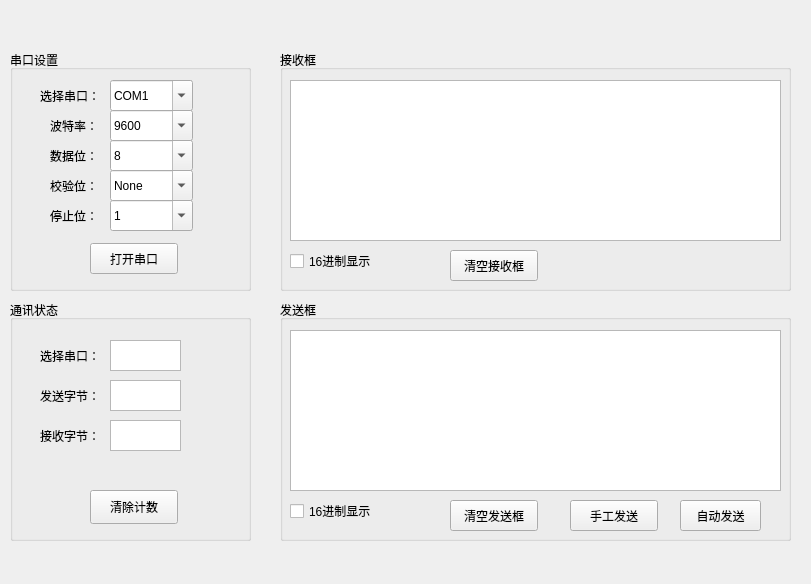
<?xml version="1.0" encoding="UTF-8"?>
<ui version="4.0">
 <class>MainWindow</class>
 <widget class="QMainWindow" name="MainWindow">
  <property name="enabled">
   <bool>true</bool>
  </property>
  <property name="geometry">
   <rect>
    <x>0</x>
    <y>0</y>
    <width>811</width>
    <height>584</height>
   </rect>
  </property>
  <property name="windowTitle">
   <string>Serial</string>
  </property>
  <property name="windowIcon">
   <iconset>
    <normaloff>../../../../run/media/guwenjun/F2C0D433C0D3FFB1/Users/Jack/Desktop/Blog/source/images/linux/linux1.jpg</normaloff>../../../../run/media/guwenjun/F2C0D433C0D3FFB1/Users/Jack/Desktop/Blog/source/images/linux/linux1.jpg</iconset>
  </property>
  <property name="layoutDirection">
   <enum>Qt::LeftToRight</enum>
  </property>
  <property name="autoFillBackground">
   <bool>false</bool>
  </property>
  <property name="unifiedTitleAndToolBarOnMac">
   <bool>false</bool>
  </property>
  <widget class="QWidget" name="centralwidget">
   <widget class="QGroupBox" name="sendbox">
    <property name="geometry">
     <rect>
      <x>280</x>
      <y>300</y>
      <width>511</width>
      <height>241</height>
     </rect>
    </property>
    <property name="toolTip">
     <string>&lt;html&gt;&lt;head/&gt;&lt;body&gt;&lt;p&gt;接收&lt;/p&gt;&lt;/body&gt;&lt;/html&gt;</string>
    </property>
    <property name="title">
     <string>发送框</string>
    </property>
    <widget class="QCheckBox" name="checkBox">
     <property name="geometry">
      <rect>
       <x>10</x>
       <y>200</y>
       <width>101</width>
       <height>22</height>
      </rect>
     </property>
     <property name="text">
      <string>16进制显示</string>
     </property>
    </widget>
    <widget class="QPushButton" name="clear_send_button">
     <property name="geometry">
      <rect>
       <x>170</x>
       <y>200</y>
       <width>88</width>
       <height>31</height>
      </rect>
     </property>
     <property name="text">
      <string>清空发送框</string>
     </property>
    </widget>
    <widget class="QPushButton" name="send_button">
     <property name="geometry">
      <rect>
       <x>290</x>
       <y>200</y>
       <width>88</width>
       <height>31</height>
      </rect>
     </property>
     <property name="text">
      <string>手工发送</string>
     </property>
    </widget>
    <widget class="QTextEdit" name="sendcontent">
     <property name="geometry">
      <rect>
       <x>10</x>
       <y>30</y>
       <width>491</width>
       <height>161</height>
      </rect>
     </property>
    </widget>
    <widget class="QPushButton" name="auto_send_button">
     <property name="geometry">
      <rect>
       <x>400</x>
       <y>200</y>
       <width>81</width>
       <height>31</height>
      </rect>
     </property>
     <property name="text">
      <string>自动发送</string>
     </property>
    </widget>
   </widget>
   <widget class="QGroupBox" name="receivebox">
    <property name="geometry">
     <rect>
      <x>280</x>
      <y>50</y>
      <width>511</width>
      <height>241</height>
     </rect>
    </property>
    <property name="title">
     <string>接收框</string>
    </property>
    <widget class="QCheckBox" name="checkBox_2">
     <property name="geometry">
      <rect>
       <x>10</x>
       <y>200</y>
       <width>101</width>
       <height>22</height>
      </rect>
     </property>
     <property name="text">
      <string>16进制显示</string>
     </property>
    </widget>
    <widget class="QPushButton" name="clear_receive_button">
     <property name="geometry">
      <rect>
       <x>170</x>
       <y>200</y>
       <width>88</width>
       <height>31</height>
      </rect>
     </property>
     <property name="text">
      <string>清空接收框</string>
     </property>
    </widget>
    <widget class="QTextBrowser" name="receivecontent">
     <property name="geometry">
      <rect>
       <x>10</x>
       <y>30</y>
       <width>491</width>
       <height>161</height>
      </rect>
     </property>
    </widget>
   </widget>
   <widget class="QGroupBox" name="serial_set">
    <property name="geometry">
     <rect>
      <x>10</x>
      <y>50</y>
      <width>241</width>
      <height>241</height>
     </rect>
    </property>
    <property name="title">
     <string>串口设置</string>
    </property>
    <widget class="QLabel" name="label">
     <property name="geometry">
      <rect>
       <x>30</x>
       <y>30</y>
       <width>61</width>
       <height>31</height>
      </rect>
     </property>
     <property name="text">
      <string>选择串口：</string>
     </property>
    </widget>
    <widget class="QLabel" name="label_2">
     <property name="geometry">
      <rect>
       <x>40</x>
       <y>60</y>
       <width>51</width>
       <height>31</height>
      </rect>
     </property>
     <property name="text">
      <string>波特率：</string>
     </property>
    </widget>
    <widget class="QLabel" name="label_3">
     <property name="geometry">
      <rect>
       <x>40</x>
       <y>120</y>
       <width>51</width>
       <height>31</height>
      </rect>
     </property>
     <property name="text">
      <string>校验位：</string>
     </property>
    </widget>
    <widget class="QLabel" name="label_4">
     <property name="geometry">
      <rect>
       <x>40</x>
       <y>90</y>
       <width>51</width>
       <height>31</height>
      </rect>
     </property>
     <property name="text">
      <string>数据位：</string>
     </property>
    </widget>
    <widget class="QLabel" name="label_5">
     <property name="geometry">
      <rect>
       <x>40</x>
       <y>150</y>
       <width>51</width>
       <height>31</height>
      </rect>
     </property>
     <property name="text">
      <string>停止位：</string>
     </property>
    </widget>
    <widget class="QPushButton" name="open_serial_button">
     <property name="geometry">
      <rect>
       <x>80</x>
       <y>193</y>
       <width>88</width>
       <height>31</height>
      </rect>
     </property>
     <property name="text">
      <string>打开串口</string>
     </property>
    </widget>
    <widget class="QComboBox" name="serial_choose">
     <property name="enabled">
      <bool>true</bool>
     </property>
     <property name="geometry">
      <rect>
       <x>100</x>
       <y>30</y>
       <width>83</width>
       <height>31</height>
      </rect>
     </property>
     <property name="editable">
      <bool>true</bool>
     </property>
     <item>
      <property name="text">
       <string>COM1</string>
      </property>
     </item>
     <item>
      <property name="text">
       <string>COM2</string>
      </property>
     </item>
     <item>
      <property name="text">
       <string>COM3</string>
      </property>
     </item>
     <item>
      <property name="text">
       <string>COM4</string>
      </property>
     </item>
    </widget>
    <widget class="QComboBox" name="baudrate">
     <property name="enabled">
      <bool>true</bool>
     </property>
     <property name="geometry">
      <rect>
       <x>100</x>
       <y>60</y>
       <width>83</width>
       <height>31</height>
      </rect>
     </property>
     <property name="editable">
      <bool>true</bool>
     </property>
     <item>
      <property name="text">
       <string>9600</string>
      </property>
     </item>
     <item>
      <property name="text">
       <string>4800</string>
      </property>
     </item>
    </widget>
    <widget class="QComboBox" name="datasize">
     <property name="enabled">
      <bool>true</bool>
     </property>
     <property name="geometry">
      <rect>
       <x>100</x>
       <y>90</y>
       <width>83</width>
       <height>31</height>
      </rect>
     </property>
     <property name="editable">
      <bool>true</bool>
     </property>
     <item>
      <property name="text">
       <string>8</string>
      </property>
     </item>
     <item>
      <property name="text">
       <string>4</string>
      </property>
     </item>
     <item>
      <property name="text">
       <string>16</string>
      </property>
     </item>
    </widget>
    <widget class="QComboBox" name="checkbyte">
     <property name="enabled">
      <bool>true</bool>
     </property>
     <property name="geometry">
      <rect>
       <x>100</x>
       <y>120</y>
       <width>83</width>
       <height>31</height>
      </rect>
     </property>
     <property name="editable">
      <bool>true</bool>
     </property>
     <item>
      <property name="text">
       <string>None</string>
      </property>
     </item>
    </widget>
    <widget class="QComboBox" name="stopbyte">
     <property name="enabled">
      <bool>true</bool>
     </property>
     <property name="geometry">
      <rect>
       <x>100</x>
       <y>150</y>
       <width>83</width>
       <height>31</height>
      </rect>
     </property>
     <property name="editable">
      <bool>true</bool>
     </property>
     <item>
      <property name="text">
       <string>1</string>
      </property>
     </item>
    </widget>
   </widget>
   <widget class="QGroupBox" name="commu_status">
    <property name="geometry">
     <rect>
      <x>10</x>
      <y>300</y>
      <width>241</width>
      <height>241</height>
     </rect>
    </property>
    <property name="title">
     <string>通讯状态</string>
    </property>
    <widget class="QLabel" name="label_6">
     <property name="geometry">
      <rect>
       <x>30</x>
       <y>40</y>
       <width>61</width>
       <height>31</height>
      </rect>
     </property>
     <property name="text">
      <string>选择串口：</string>
     </property>
    </widget>
    <widget class="QLabel" name="label_7">
     <property name="geometry">
      <rect>
       <x>30</x>
       <y>80</y>
       <width>61</width>
       <height>31</height>
      </rect>
     </property>
     <property name="text">
      <string>发送字节：</string>
     </property>
    </widget>
    <widget class="QLabel" name="label_8">
     <property name="geometry">
      <rect>
       <x>30</x>
       <y>120</y>
       <width>61</width>
       <height>31</height>
      </rect>
     </property>
     <property name="text">
      <string>接收字节：</string>
     </property>
    </widget>
    <widget class="QTextBrowser" name="serial_defined">
     <property name="geometry">
      <rect>
       <x>100</x>
       <y>40</y>
       <width>71</width>
       <height>31</height>
      </rect>
     </property>
     <property name="html">
      <string>&lt;!DOCTYPE HTML PUBLIC &quot;-//W3C//DTD HTML 4.0//EN&quot; &quot;http://www.w3.org/TR/REC-html40/strict.dtd&quot;&gt;
&lt;html&gt;&lt;head&gt;&lt;meta name=&quot;qrichtext&quot; content=&quot;1&quot; /&gt;&lt;style type=&quot;text/css&quot;&gt;
p, li { white-space: pre-wrap; }
&lt;/style&gt;&lt;/head&gt;&lt;body style=&quot; font-family:'Noto Sans'; font-size:10pt; font-weight:400; font-style:normal;&quot;&gt;
&lt;p style=&quot;-qt-paragraph-type:empty; margin-top:0px; margin-bottom:0px; margin-left:0px; margin-right:0px; -qt-block-indent:0; text-indent:0px;&quot;&gt;&lt;br /&gt;&lt;/p&gt;&lt;/body&gt;&lt;/html&gt;</string>
     </property>
    </widget>
    <widget class="QTextBrowser" name="sendbytecount">
     <property name="geometry">
      <rect>
       <x>100</x>
       <y>80</y>
       <width>71</width>
       <height>31</height>
      </rect>
     </property>
     <property name="tabChangesFocus">
      <bool>false</bool>
     </property>
     <property name="html">
      <string>&lt;!DOCTYPE HTML PUBLIC &quot;-//W3C//DTD HTML 4.0//EN&quot; &quot;http://www.w3.org/TR/REC-html40/strict.dtd&quot;&gt;
&lt;html&gt;&lt;head&gt;&lt;meta name=&quot;qrichtext&quot; content=&quot;1&quot; /&gt;&lt;style type=&quot;text/css&quot;&gt;
p, li { white-space: pre-wrap; }
&lt;/style&gt;&lt;/head&gt;&lt;body style=&quot; font-family:'Noto Sans'; font-size:10pt; font-weight:400; font-style:normal;&quot;&gt;
&lt;p style=&quot;-qt-paragraph-type:empty; margin-top:0px; margin-bottom:0px; margin-left:0px; margin-right:0px; -qt-block-indent:0; text-indent:0px;&quot;&gt;&lt;br /&gt;&lt;/p&gt;&lt;/body&gt;&lt;/html&gt;</string>
     </property>
    </widget>
    <widget class="QTextBrowser" name="receivebytecount">
     <property name="geometry">
      <rect>
       <x>100</x>
       <y>120</y>
       <width>71</width>
       <height>31</height>
      </rect>
     </property>
     <property name="html">
      <string>&lt;!DOCTYPE HTML PUBLIC &quot;-//W3C//DTD HTML 4.0//EN&quot; &quot;http://www.w3.org/TR/REC-html40/strict.dtd&quot;&gt;
&lt;html&gt;&lt;head&gt;&lt;meta name=&quot;qrichtext&quot; content=&quot;1&quot; /&gt;&lt;style type=&quot;text/css&quot;&gt;
p, li { white-space: pre-wrap; }
&lt;/style&gt;&lt;/head&gt;&lt;body style=&quot; font-family:'Noto Sans'; font-size:10pt; font-weight:400; font-style:normal;&quot;&gt;
&lt;p style=&quot;-qt-paragraph-type:empty; margin-top:0px; margin-bottom:0px; margin-left:0px; margin-right:0px; -qt-block-indent:0; text-indent:0px;&quot;&gt;&lt;br /&gt;&lt;/p&gt;&lt;/body&gt;&lt;/html&gt;</string>
     </property>
    </widget>
    <widget class="QPushButton" name="clear_count_button">
     <property name="geometry">
      <rect>
       <x>80</x>
       <y>190</y>
       <width>88</width>
       <height>34</height>
      </rect>
     </property>
     <property name="text">
      <string>清除计数</string>
     </property>
    </widget>
   </widget>
  </widget>
 </widget>
 <resources/>
 <connections/>
</ui>
